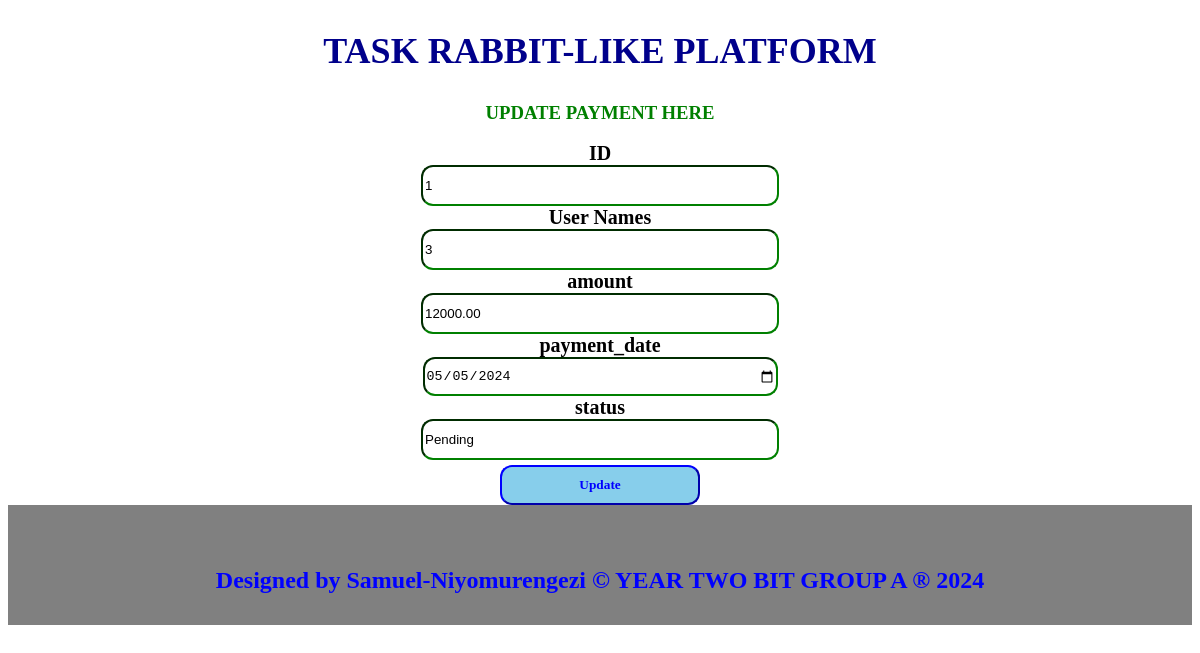
Screenshot of /payment_edit.php?payment_id=1 with the database file from the repository.
### tables this page shows
CREATE TABLE `payments` (
  `payment_id` int(11) NOT NULL,
  `user_id` int(11) DEFAULT NULL,
  `amount` decimal(10,2) NOT NULL,
  `payment_date` date NOT NULL DEFAULT curdate(),
  `status` enum('Pending','Paid','Refunded') NOT NULL
);

### payment_edit.php (the view, shortened to what this page needs)
<?php
include "dbconnection.php";
if ($_SERVER['REQUEST_METHOD'] == 'GET') {
    $payment_id = $_GET["payment_id"];
    $sql = "SELECT * FROM payments WHERE payment_id=$payment_id";
    $result = $connection->query($sql);
    if ($result->num_rows > 0) {
        $row = $result->fetch_assoc();
        $payment_id = $row["payment_id"];
        $user_id = $row["user_id"];
        $amount = $row["amount"];
        $payment_date = $row["payment_date"];
        $status = $row["status"];
    } else {
        header("location: /taskrabbit-like platform/payment_edit.php");
        exit;
    }
}
?>
<!DOCTYPE html>
<html>
<head>
    <link rel="stylesheet" type="text/css" href="./css/stylee.css" title="style1" media="screen,tv,print,handheld"/>
</head>
<body>
    <center>
        <h2>TASK RABBIT-LIKE PLATFORM</h2>
        <h3 style="color:green;">UPDATE PAYMENT HERE</h3>
        <section class="forms">
            <form method="POST">
                <label>ID</label><br>
                <input type="text" name="payment_id" readonly class="input" value="<?php echo $payment_id; ?>"><br>
                <label>User Names</label><br>
                <input type="text" name="user_id" class="input" value="<?php echo $user_id; ?>"><br>
                <label>amount</label><br>
                <input type="text" name="amount" class="input" value="<?php echo $amount; ?>"><br>
                <label>payment_date</label><br>
                <input type="date" name="payment_date" class="input" value="<?php echo $payment_date; ?>"><br>
                <label>status</label><br>
                <input type="text" name="status" class="input" value="<?php echo $status; ?>"><br>
                <input type="submit" name="submit" value="Update" class="sb">
            </form>
        </section>
    </center>
    <footer>
        <p><h1>Designed by Samuel-Niyomurengezi &copy; YEAR TWO BIT GROUP A &reg; 2024</h1></p>
    </footer>
</body>
</html>

### css/stylee.css (style rules this page uses)
body { background-image: url('./images/image.png'); background-repeat: no-repeat; background-size: cover; }
label { font-family: century; font-weight: bold; font-size: 20px; }
h2 { font-family: Imprint MT Shadow; font-weight: bold; font-size:36px; color: blue; }
h1 { font-size: 24px; text-align: center; font-family: century; font-weight: bold; color: blue; }
h2 { font-family:Castellar; color: darkblue; }
label { font-family: elephant; font-size: 20px; }
.sb { font-family:Georgia; padding: 10px; border-color: blue; background-color: skyblue; width: 200px; margin-top: 5px; border-radius: 12px; font-weight: bold; color: blue; }
.input { width: 350px; height: 35px; border-radius: 12px; border-color: green; }
footer { color: white; height: 30px; text-align: center; margin-bottom: 5px; padding: 45px; background-color: gray; }

### rows the page displays
payments: payment_id "1", user_id "3", amount "12000.00", payment_date "05/05/2024", status "Pending"
